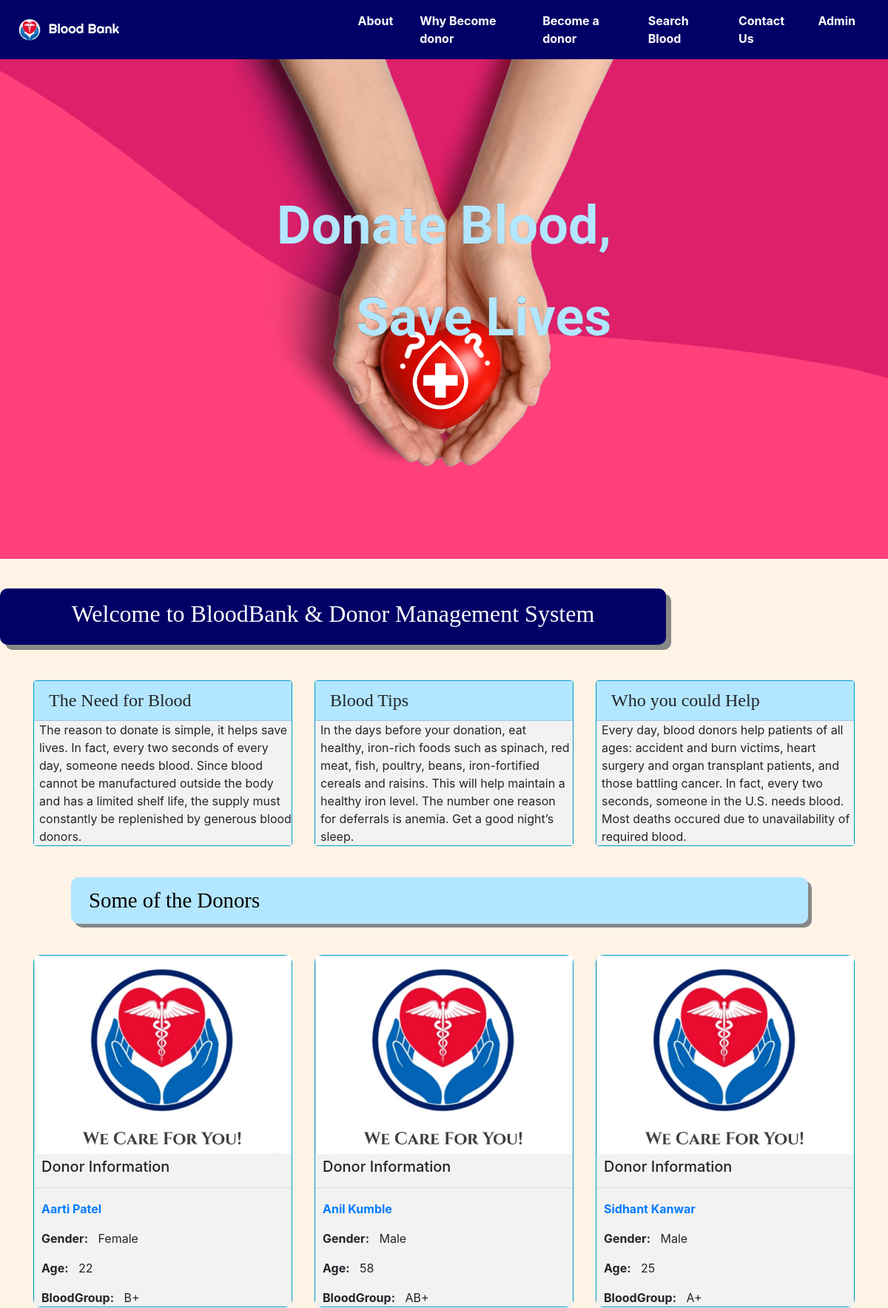
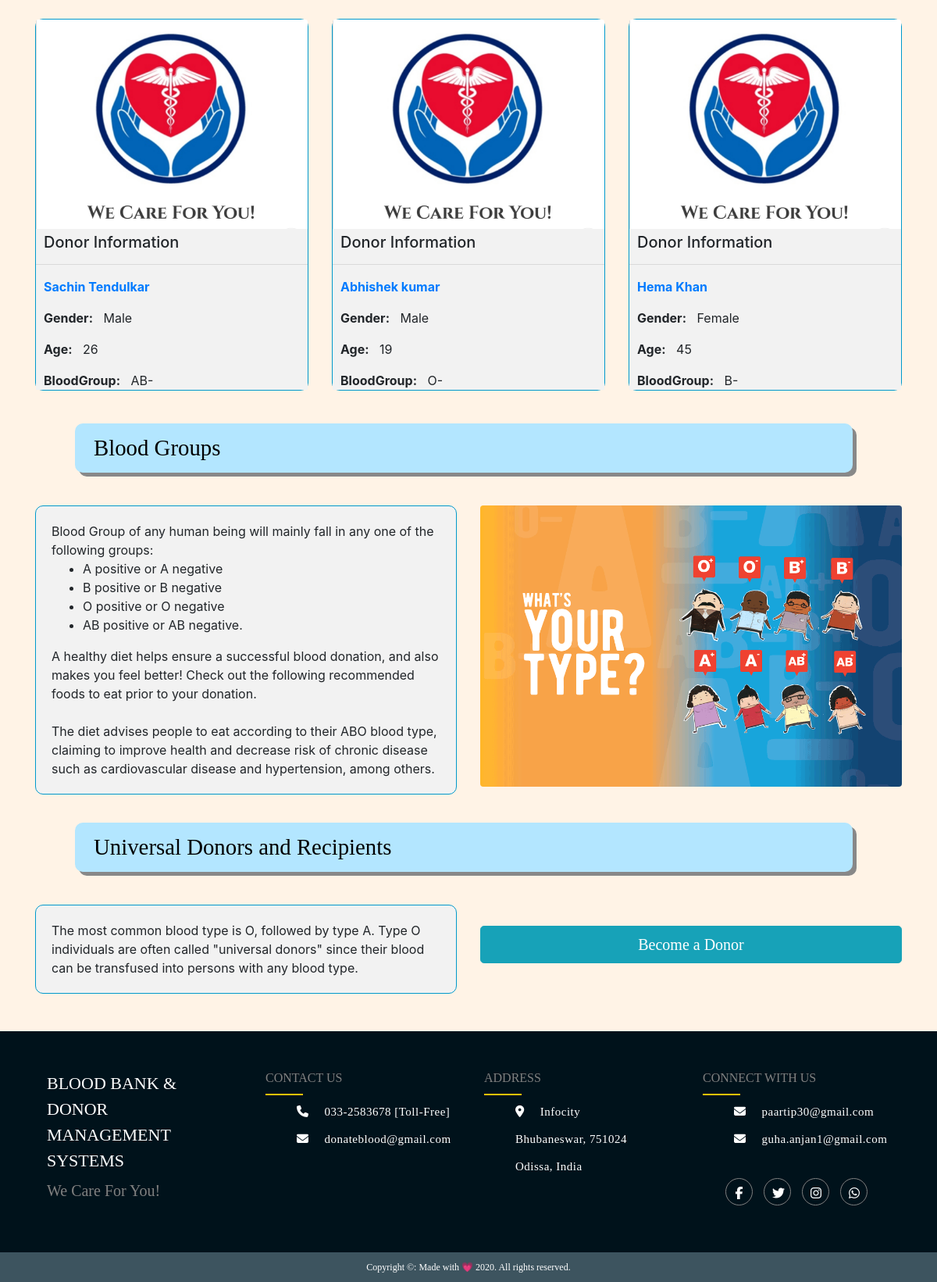
The page /homepage.php on the database its author committed (2 pictures, top to bottom).
### tables this page shows
CREATE TABLE `blooddonor` (
  `id` int(11) NOT NULL,
  `FullName` varchar(100) DEFAULT NULL,
  `MobileNumber` char(11) DEFAULT NULL,
  `EmailId` varchar(100) DEFAULT NULL,
  `Gender` varchar(20) DEFAULT NULL,
  `Age` int(11) DEFAULT NULL,
  `BloodGroup` varchar(20) DEFAULT NULL,
  `Address` varchar(255) DEFAULT NULL,
  `Message` mediumtext DEFAULT NULL,
  `PostingDate` timestamp NOT NULL DEFAULT current_timestamp(),
  `status` int(1) DEFAULT NULL
);

### homepage.php (the view, shortened to what this page needs)
<!doctype html>
<html lang="en">
<head>
    <link rel="stylesheet" href="https://stackpath.bootstrapcdn.com/bootstrap/4.5.1/css/bootstrap.min.css">
    <link rel="stylesheet" type="text/css" href="https://cdnjs.cloudflare.com/ajax/libs/animate.css/4.1.0/animate.min.css">
    <link rel="stylesheet" type="text/css" href="footer/footer.css">
</head>
<body>
    <nav class="navbar navbar-expand-lg navbar-light" style="background-color: #000066; padding-left:25px; width: 100%;">
        <a class="navbar-brand" href="homepage.php" style="font-family: 'Lemonada', cursive;
            font-family: 'Righteous', cursive; font-size: 1.5vw; color: white;"><img src="images/icon.png" style="width: 7%;">&nbsp Blood Bank
        </a>
        <div class="collapse navbar-collapse" id="navbarSupportedContent">
            <ul class="navbar-nav ml-auto">
                <li class="nav-item">
                    <a class="nav-link" href="about.php" style="margin-right: 20px; font-weight: bold;color: white;">About </a>
                </li>
                <li class="nav-item">
                    <a class="nav-link" href="whybecomedonor.php" style="margin-right: 20px; font-weight: bold;color: white;">Why Become donor</a>
                </li>
                <li class="nav-item">
                    <a class="nav-link" href="becomedonor.php" style="margin-right: 20px; font-weight: bold;color: white;">Become a donor</a>
                </li>
                <li class="nav-item">
                    <a class="nav-link" href="searchblood.php" style="margin-right: 20px; font-weight: bold;color: white;">Search Blood</a>
                </li>
                <li class="nav-item">
                    <a class="nav-link" href="contactus.php" style="margin-right: 20px; font-weight: bold;color: white;">Contact Us</a>
                </li>
                <li class="nav-item">
                    <a class="nav-link" href="/php/bank/adminpanel/index.php" style="margin-right: 20px; font-weight: bold;color: white;">Admin</a>
                </li>
            </ul>
        </div>
    </nav>
    <div id="carouselExampleInterval" class="carousel slide" data-ride="carousel">
        <div class="carousel-inner">
            <div class="carousel-item active" data-interval="2000">
                <img src="images/1.jpg" class="d-block w-100" alt="...">
            </div>
        </div>
        <div style="text-align: center;position: relative;margin-top: -42%;margin-bottom: 20%; font-family: 'Metal Mania', cursive; ">
            <p style="color:  #b3e6ff;font-size: 6vw; -webkit-text-stroke: 0.1px black;"><b>Donate Blood, </b></p>
            <p style="color:  #b3e6ff;font-size: 6vw; -webkit-text-stroke: 0.1px black;"><b>&nbsp&nbsp&nbsp&nbsp&nbsp&nbspSave Lives</b></p>
    </div>
    <br>
    <br>
    <br>
    <div class="mydiv">
        <h2 style="color: white;font-family: 'Bree Serif', serif;">Welcome to BloodBank & Donor Management System</h2>
    </div>
<br>
    <div class="container" style="margin-top: 2%; border-radius: 15px;">
        <div class="row">
            <div class="col-lg-4 mb-4">
                <div class="card" style="border-color: #0099cc;">
                    <h4 class="card-header" style="background-color: #b3e6ff ; font-family: 'Bree Serif', serif;">The Need for Blood</h4>
                    <p class="card-text" style="padding-left:2%; background-color: #f2f2f2;">The reason to donate is simple, it helps save lives. In fact, every two seconds of every day, someone needs blood. Since blood cannot be manufactured outside the body and has a limited shelf life, the supply must constantly be replenished
                        by generous blood donors.</p>
                </div>
            </div>
            <div class="col-lg-4 mb-4">
                <div class="card" style="border-color: #0099cc;">
                    <h4 class="card-header" style="background-color: #b3e6ff; font-family: 'Bree Serif', serif;">Blood Tips</h4>
                    <p class="card-text" style="padding-left:2%;background-color: #f2f2f2;">In the days before your donation, eat healthy, iron-rich foods such as spinach, red meat, fish, poultry, beans, iron-fortified cereals and raisins. This will help maintain a healthy iron level. The number one reason for deferrals is
                        anemia. Get a good night’s sleep.</p>
                </div>
            </div>
            <div class="col-lg-4 mb-4">
                <div class="card" style="border-color: #0099cc;">
                    <h4 class="card-header" style="background-color: #b3e6ff;font-family: 'Bree Serif', serif;">Who you could Help</h4>
                    <p class="card-text" style="padding-left:2%;background-color: #f2f2f2;">Every day, blood donors help patients of all ages: accident and burn victims, heart surgery and organ transplant patients, and those battling cancer. In fact, every two seconds, someone in the U.S. needs blood. Most deaths occured
                        due to unavailability of required blood. </p>
                </div>
            </div>
        </div>
    </div>
<div class="header1">Some of the Donors</div>
<div class="container">
<div class="row" style="row-gap: 25px;">
<?php
$conn = new mysqli("localhost", "root","","bloodbank");
$status=1;
$donorquery = "select * from blooddonor where status='$status' order by rand() limit 6;";
$donorresult = $conn->query($donorquery);
while( $record = mysqli_fetch_assoc($donorresult) ) {
?>
<div class="col-lg-4 col-sm-6 portfolio-item">
<div class="card h-100"  style="border-color: #0099cc; border-radius: 10px;">
<img class="card-img-top img-fluid" src="images/card1.jpg">
<div class="card-block" style="background-color: #f2f2f2;">
<h5 class="card-title" style="padding-left: 10px; padding-top:5px;">Donor Information</h5><hr>
<p class="card-text"style="padding-left: 10px"><a href="#" style="font-weight:bold;"><?php echo $record['FullName']; ?></a></p>
<p class="card-text"style="padding-left: 10px"><b>Gender:</b> &nbsp <?php echo $record['Gender']; ?></p>
<p class="card-text"style="padding-left: 10px"><b>Age:</b> &nbsp <?php echo $record['Age']; ?></p>
<p class="card-text"style="padding-left: 10px"><b>BloodGroup:</b> &nbsp <?php echo $record['BloodGroup']; ?></p>
</div>
</div>
</div>
<?php }
?>
</div>
</div>
<br>
<div class="header1">Blood Groups</div>
<div class="container" style="margin-top: 1%;">
    <div class="row">
        <div class="col-lg-6">
          <div style="background-color:#f2f2f2; border: 1px solid #0099cc; padding: 20px; border-radius: 10px;">  Blood Group of any human being will mainly fall in any one of the following groups:<br>
                <ul>
<li>A positive or A negative</li>
<li>B positive or B negative</li>
<li>O positive or O negative</li>
<li>AB positive or AB negative.</li>
                </ul>
                A healthy diet helps ensure a successful blood donation, and also makes you feel better! Check out the following recommended foods to eat prior to your donation.<br><br>
                The diet advises people to eat according to their ABO blood type, claiming to improve health and decrease risk of chronic disease such as cardiovascular disease
                and hypertension, among others.
          </div>
        </div>
        <div class="col-lg-6">
                <img class="img-fluid rounded" src="images/type.gif" alt="">
        </div>
    </div>
</div>
<div class="header2">Universal Donors and Recipients</div>
    <div class="container" style="margin-top: 1%;">
        <div class="row">
            <div class="col-lg-6" >
                <div style="background-color:#f2f2f2; border: 1px solid #0099cc; padding: 20px; border-radius: 10px;">
                The most common blood type is O, followed by type A.
                Type O individuals are often called "universal
                donors" since their blood can be transfused into
                persons with any blood type.
                </div>
             </div>
             <div class="col-lg-6"><a class="btn btn-lg btn-info btn-block" href="becomedonor.php" style="font-family: 'Bree Serif', serif; margin-top:5%;">Become a Donor</a></div>
        </div>
    </div>
</div>
    <br>
    <br>
    <?php
        include('footer/footer.php');
    ?>
</body>
</html>

### footer/footer.php
<div class="footer">
    <div class="inner-footer">
        <div class="footer-items">
            <div class="mainfooter">Blood Bank & Donor Management Systems</div>
            <p>
                We Care For You!
            </p>
        </div>
        <div class="footer-items">
            <h2 class="upper">CONTACT US</h2>
            <div class="border border-warning"></div>
            <ul class="borderdsn">
                <li><i class="fa fa-phone" aria-hidden="true"></i>033-2583678 [Toll-Free]</li>
                <li><i class="fa fa-envelope" aria-hidden="true"></i>donateblood@gmail.com</li>
            </ul>
        </div>
        <div class="footer-items">
            <h2 class="upper">ADDRESS</h2>
            <div class="border border-warning"></div>
            <ul class="borderdsn">
                <li><i class="fa fa-map-marker-alt" aria-hidden="true"></i>Infocity</li>
                <li>Bhubaneswar, 751024</li>
                <li>Odissa, India</li>
            </ul>
        </div>
        <div class="footer-items">
            <h2 class="upper">CONNECT WITH US</h2>
            <div class="border border-warning"></div>
            <ul class="borderdsn">
                <li><i class="fa fa-envelope" aria-hidden="true"></i>paartip30@gmail.com</li>
                <li><i class="fa fa-envelope" aria-hidden="true"></i>guha.anjan1@gmail.com</li>
            </ul>
            <div class="social-media">
                <a href="https://www.facebook.com/"><i class="fa fa-facebook"></i></a>
                <a href="https://twitter.com/"><i class="fa fa-twitter"></i></a>
                <a href="https://www.instagram.com/"><i class="fa fa-instagram"></i></a>
                <a href="https://web.whatsapp.com/"><i class="fa fa-whatsapp"></i></a>
            </div>
        </div>
    </div>
    <div class="footer-bottom">
    <center>
        Copyright &#0169;: Made with &#128151; 2020. All rights reserved.
    </center>
    </div>
</div>

### footer/footer.css (style rules this page uses)
.footer { width: 100%; background: #00121b; display: block; font-family: Times New Roman, Sans-serif; }
.inner-footer { width: 95%; margin: auto; padding: 30px 10px; display: flex; flex-wrap: wrap; box-sizing: border-box; justify-content: center; }
.footer-items { width: 25%; padding: 10px 20px; box-sizing: border-box; }
.mainfooter { padding: 10px 0; font-size: 22px; color: #fff; text-transform: uppercase; }
.footer-items p { color: grey; font-size: 20px; text-align: justify; line-height: 25px; }
.upper { margin: 10px 0; color: grey; font-size: 16px; font-weight: 400; text-transform: uppercase; }
.border-warning { height: 2px; width: 20%; background: #ff9800; }
.borderdsn { list-style: none; color: #fff; font-size: 15px; letter-spacing: 0.5px; }
.borderdsn li { margin: 10px 0; height: 25px; }
li i { margin-right: 20px; }
.social-media { width: 100%; color: #fff; text-align: center; }
.social-media a { text-decoration: none; }
.social-media i { height: 35px; width: 35px; margin: 20px 5px; padding: 10px; color: #fff; border-radius: 50%; border: 1px solid grey; transition: 0.3s; }
.footer-bottom { padding: 10px; background: #3d545f; color: #fff; font-size: 12px; }

### homepage.php (style rules this page uses)
.carousel-item { width: 100%; background-size: cover; }
.mydiv { width: 75%; align-content: center; background-color: #000066; font-size: large; text-align: center; padding: 15px; position: relative; border-radius: 10px; box-shadow: 7px 7px #888888; animation: mymove 8s infinite; }
body { background-color: #fff3e6; }
.header1 { margin-left:8%; margin-bottom: 3.5%; margin-top: 1.5%; width: 83%; background-color: #b3e6ff ; color: black; font-size: 180%; font-family: 'Bree Serif', serif; padding: 10px; padding-left:2%; position: relative; border-radius: 10px; box-shadow: 5px 5px #888888; }
.header2 { margin-left:8%; margin-bottom: 3.5%; margin-top: 3%; width: 83%; background-color: #b3e6ff ; color: black; font-size: 180%; font-family: 'Bree Serif', serif; padding: 10px; padding-left:2%; position: relative; border-radius: 10px; box-shadow: 5px 5px #888888; }

### rows shown on the page
blooddonor: FullName "Aarti Patel", Gender "Female", Age "22", BloodGroup "B+"
blooddonor: FullName "Anil Kumble", Gender "Male", Age "58", BloodGroup "AB+"
blooddonor: FullName "Sidhant Kanwar", Gender "Male", Age "25", BloodGroup "A+"
blooddonor: FullName "Sachin Tendulkar", Gender "Male", Age "26", BloodGroup "AB-"
blooddonor: FullName "Abhishek kumar", Gender "Male", Age "19", BloodGroup "O-"
blooddonor: FullName "Hema Khan", Gender "Female", Age "45", BloodGroup "B-"
